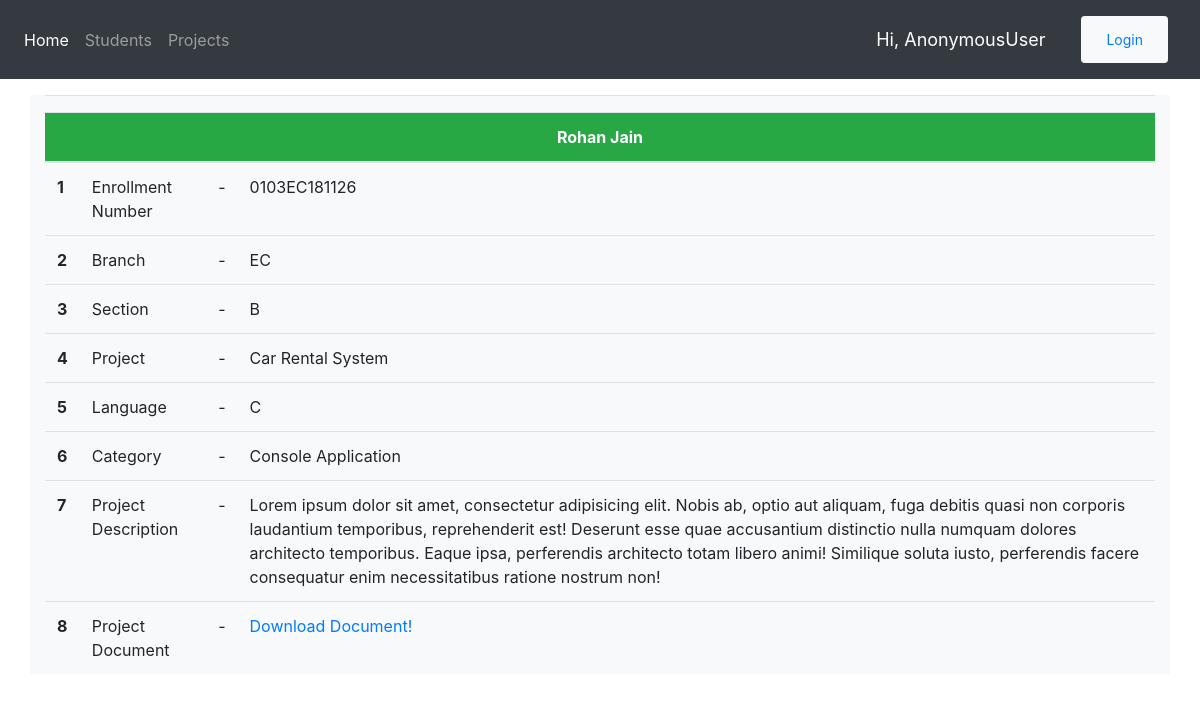
/student/4, run on the app's committed database.
### app/models.py (models this page shows, shortened)
class Student(models.Model):
    name = models.CharField(max_length=30)
    project = models.ManyToManyField('Project',null=True, blank=True)
    enroll = models.CharField(max_length=12)
    branch = models.CharField(max_length=12)
    section = models.CharField(max_length=5)
    date_created = models.DateTimeField(auto_now_add=True, null=True)
    class Meta:
        ordering = ['name']

class Project(models.Model):
    TUP = (
        ('Web Application','Web Application'),
        ('Desktop Application', 'Desktop Application'),
        ('Console Application', 'Console Application')
    )
    LANG =(
        ('C','C'),
        ('C++', 'C++'),
        ('Java','Java'),
        ('Python','Python')
    )
    name = models.CharField(max_length=30)
    language = models.CharField(max_length=20,  choices = LANG)
    description = models.TextField(blank=True, null=True)
    category = models.CharField(max_length=20, choices = TUP)
    document = models.FileField(upload_to = 'static/doc/' ,null=True, blank=True)
    date_created = models.DateTimeField(auto_now_add=True, null=True)

### app/views.py (the view)
# urls.py: path('student/<int:id>',detail_view)
def detail_view(request, id, *args, **kwargs):
    student = Student.objects.get(id=id)
    stu_dict = {}
    stu_dict['student'] = student
    proj= student.project.all().first()
    stu_dict['project'] = proj
    context = {'student':stu_dict}
    return render(request, 'stu.html', context)

### templates/stu.html
{% extends 'base.html' %}
{% load static %}
{% block content %}
<hr>
<table class=" table table-hover">
    <thead class="bg-success text-white text-center">
      <tr>
        <th colspan ="4" mx-center>{{student.student.name}}</th>
      </tr>
    </thead>
    <tbody>
      <tr>
        <th scope="row">1</th>
        <td>Enrollment Number</td>
        <td>-</td>
        <td>{{student.student.enroll}}</td>
      </tr>
      <tr>
        <th scope="row">2</th>
        <td>Branch</td>
        <td>-</td>
        <td>{{student.student.branch}}</td>
      </tr>
      <tr>
        <th scope="row">3</th>
        <td>Section</td>
        <td>-</td>
        <td>{{student.student.section}}</td>
      </tr>
      <tr>
        <th scope="row">4</th>
        <td>Project</td>
        <td>-</td>
        <td>{{student.project.name}}</td>
      </tr>
      <tr>
        <th scope="row">5</th>
        <td>Language</td>
        <td>-</td>
        <td>{{student.project.language}}</td>
      </tr>
      <tr>
        <th scope="row">6</th>
        <td>Category</td>
        <td>-</td>
        <td>{{student.project.category}}</td>
      </tr>
      <tr>
        <th scope="row">7</th>
        <td>Project Description</td>
        <td>-</td>
        <td>{{student.project.description}}</td>
      </tr>
      <tr>
        <th scope="row">8</th>
        <td>Project Document</td>
        <td>-</td>
        <td><a target="_blank " href="{{student.project.document.url}}">Download Document!</a></td>
      </tr>
    </tbody>
  </table>
{% endblock  %}

### data on the page
Student: student.name "Rohan Jain", student.enroll "0103EC181126", student.branch "EC", student.section "B"
Project: project.name "Car Rental System", project.language "C", project.category "Console Application", project.description "Lorem ipsum dolor sit amet, consectetur adipisicing elit. Nobis ab, optio aut aliquam, fuga debitis quasi non corporis laudantium temporibus, reprehenderit est! Deserunt esse quae accusantium distinctio nulla numquam dolores architecto temporibus. Eaque ipsa, perferendis architecto totam libero animi! Similique soluta iusto, perferendis facere consequatur enim necessitatibus ratione nostrum non!"

### other printed values
{{ request.user }} "AnonymousUser"
